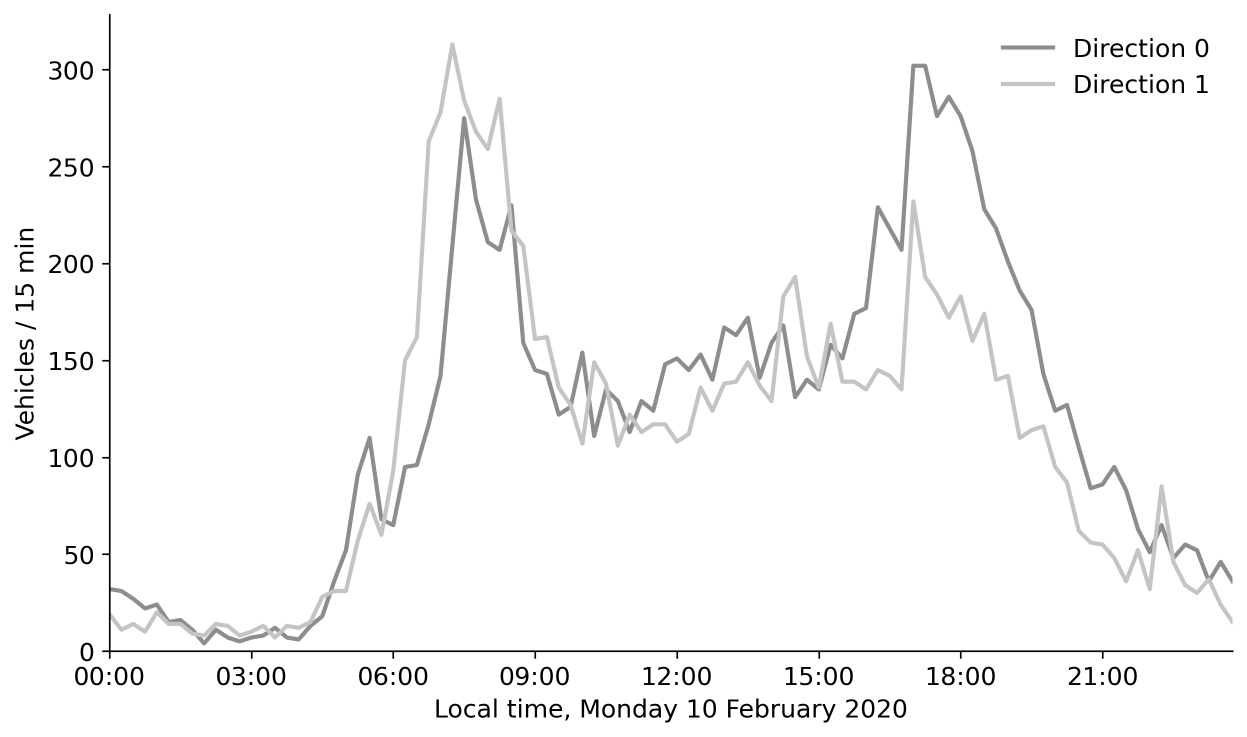
#> input picture tex/images/1d_coil_profile.png, 2494 x 1474 px, found by its file name (shown at 1/2 size)
$ python compose_figures.py
#> lines starting #> are read from the running program, lines starting #| are printed output that depends on the picture
#!/usr/bin/env python3
"""Assemble the multi-panel manuscript figures from the single panels in article/tex/images.

Each row is scaled to a common height and the composite is resized to WIDTH pixels,
which is about 300 dpi at the text width of the journal template (17.4 cm). Figures
dominated by maps are written as high-quality JPEG to keep the PDF small.
"""
from pathlib import Path

from PIL import Image, ImageDraw, ImageFont

ROOT = Path(__file__).resolve().parents[3]
IMG = ROOT / "article/tex/images"
INC = ROOT / "article/ipynb/figures_incident_risk"
WIDTH = 2400
GAP = 30
FONT = None
for cand in ["/usr/share/fonts/truetype/dejavu/DejaVuSans-Bold.ttf",
             "/usr/share/fonts/truetype/liberation/LiberationSans-Bold.ttf"]:
    if Path(cand).exists():
        FONT = cand
        break


CROP_TOP = {"1c_coils_mapping.png": 0.105}  # drop the title left in the stand-alone panel


def load(p):
    im = Image.open(p).convert("RGB")
    f = CROP_TOP.get(Path(p).name)
    if f:
        im = im.crop((0, round(im.height * f), im.width, im.height))
    pad = round(0.09 * im.height)  # white band that hosts the panel letter
    out = Image.new("RGB", (im.width, im.height + pad), "white")
    out.paste(im, (0, pad))
    return out


def row(images, letters):
    h = min(im.height for im in images)
    scaled = [im.resize((round(im.width * h / im.height), h), Image.LANCZOS) for im in images]
    w = sum(im.width for im in scaled) + GAP * (len(scaled) - 1)
    canvas = Image.new("RGB", (w, h), "white")
    x = 0
    pos = []
    for im in scaled:
        canvas.paste(im, (x, 0))
        pos.append(x)
        x += im.width + GAP
    return canvas, list(zip(pos, letters))


def compose(rows, out, jpeg=False, extra_letters=()):
    built = [row([load(p) for p in r], l) for r, l in rows]
    scaled = []
    for canvas, letters in built:
        f = WIDTH / canvas.width
        scaled.append((canvas.resize((WIDTH, round(canvas.height * f)), Image.LANCZOS),
                       [(round(x * f), l) for x, l in letters]))
    H = sum(c.height for c, _ in scaled) + GAP * (len(scaled) - 1)
    fig = Image.new("RGB", (WIDTH, H), "white")
    draw = ImageDraw.Draw(fig)
    font = ImageFont.truetype(FONT, 64) if FONT else ImageFont.load_default()
    y = 0
    for canvas, letters in scaled:
        fig.paste(canvas, (0, y))
        for x, l in letters:
            if l:
                draw.text((x + 6, y + 4), l, fill="black", font=font)
        y += canvas.height + GAP
    for (fx, fy, l) in extra_letters:
        draw.text((round(fx * WIDTH), round(fy * H)), l, fill="black", font=font)
    if jpeg:
        fig.save(IMG / f"{out}.jpg", quality=90, dpi=(300, 300), optimize=True)
    else:
        fig.save(IMG / f"{out}.png", dpi=(300, 300), optimize=True)
    print(out, fig.size)


def panel_d_with_inset():
    """Coil-282 profile with the location map as an inset (top-left corner)."""
    prof = load(IMG / "1d_coil_profile.png")
#> in load, `out = Image.new("RGB", (im.width, im.height + pad), "white")`: out: PIL image 2494x1607 RGB; every value is 255
    loc = load(IMG / "coil_282_location.png")
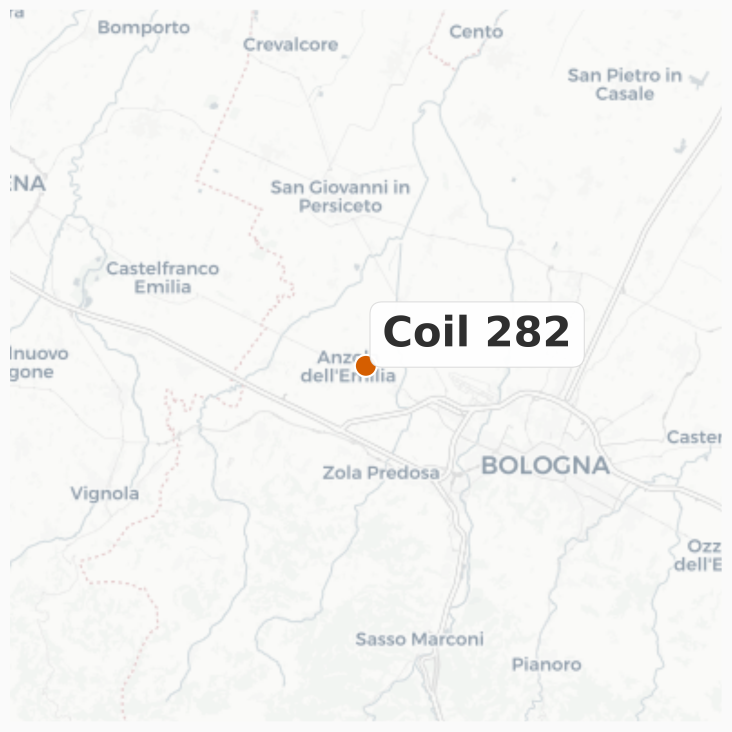
#> input picture tex/images/coil_282_location.png, 2194 x 2194 px, found by its file name (shown at 1/3 size)
#> in load (call 2), `out = Image.new("RGB", (im.width, im.height + pad), "white")`: out: PIL image 2194x2391 RGB; every value is 255
    s = round(prof.height * 0.40)
    loc = loc.resize((s, s), Image.LANCZOS)
    x0, y0 = round(prof.width * 0.13), round(prof.height * 0.04)
    d = ImageDraw.Draw(prof)
    prof.paste(loc, (x0, y0))
    d.rectangle([x0, y0, x0 + s, y0 + s], outline="#888888", width=4)
    out = IMG / "1d_coil_profile_inset.png"
    prof.save(out)
    return out


if __name__ == "__main__":
    compose([((IMG / "1a_map_study_area.png", IMG / "1b_od_demand.png"), "ab"),
             ((IMG / "1c_coils_mapping.png", panel_d_with_inset()), "cd")], "fig1", jpeg=True)
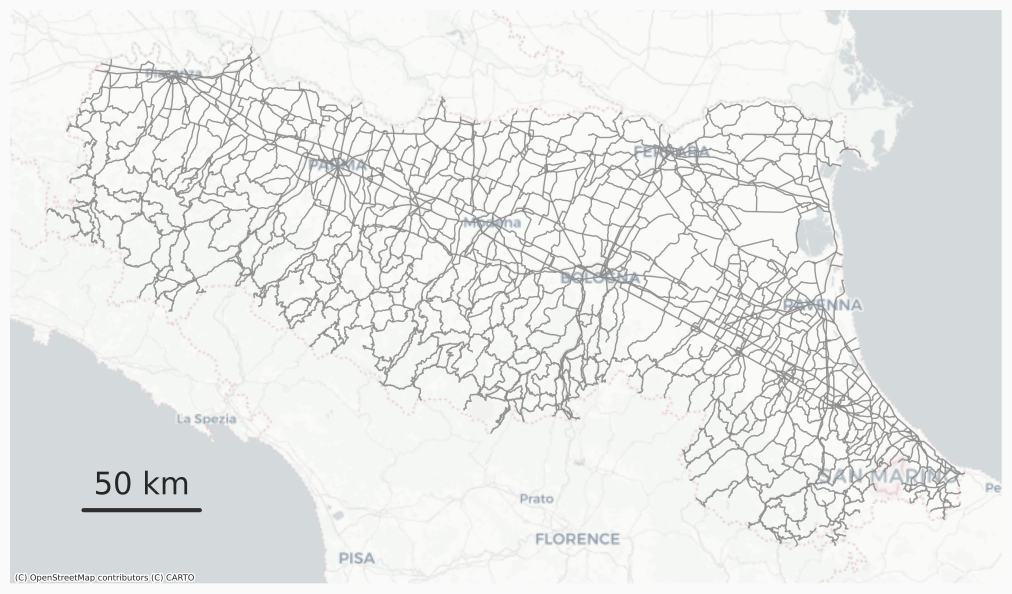
#> input picture tex/images/1a_map_study_area.png, 3034 x 1780 px, found by its file name (shown at 1/3 size)
#> in load (call 3), `out = Image.new("RGB", (im.width, im.height + pad), "white")`: out: PIL image 3034x1940 RGB; every value is 255
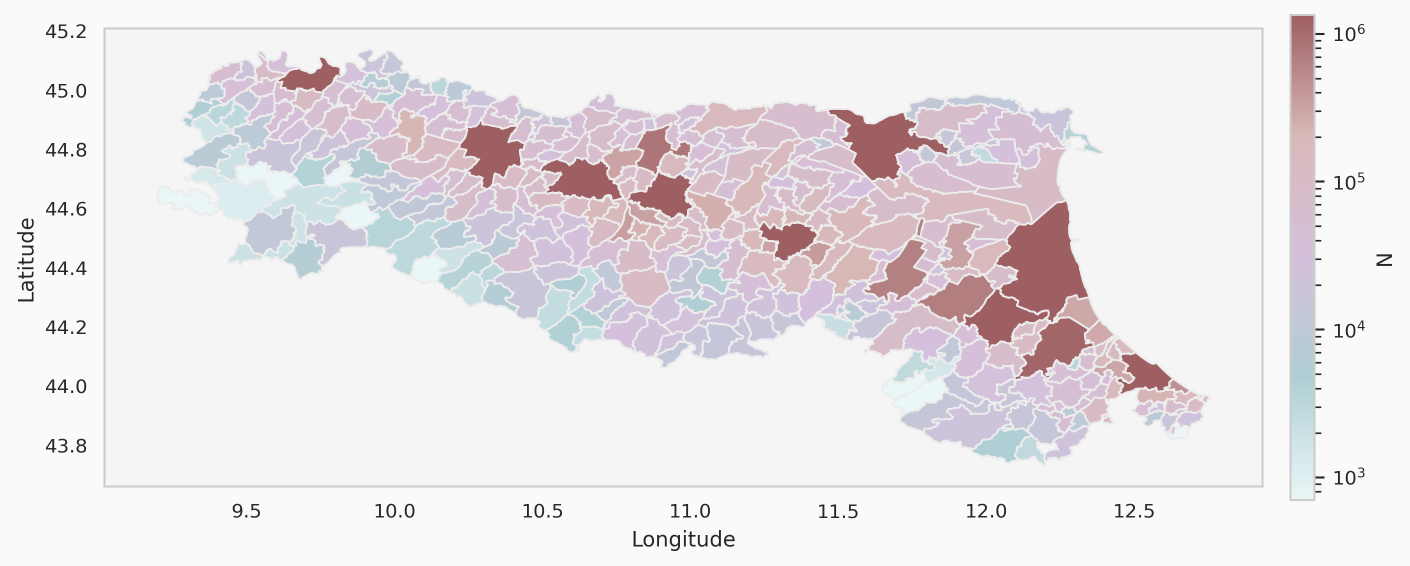
#> input picture tex/images/1b_od_demand.png, 2819 x 1132 px, found by its file name (shown at 1/2 size)
#> in load (call 4), `out = Image.new("RGB", (im.width, im.height + pad), "white")`: out: PIL image 2819x1234 RGB; every value is 255
#> in row, `h = min(im.height for im in images)`: h = 1234
#> in row, `scaled = [im.resize((round(im.width * h / im.height), h), Image.LANCZO..`: scaled = 2 items
#> in row, `w = sum(im.width for im in scaled) + GAP * (len(scaled) - 1)`: w = 4779
#> in row, `canvas = Image.new("RGB", (w, h), "white")`: canvas: PIL image 4779x1234 RGB; every value is 255
#> the loop in row, `for im in scaled:` made 2 passes
#> x on passes 1 to 2: 1960, 4809
#> after the loop in row, `for im in scaled:`:
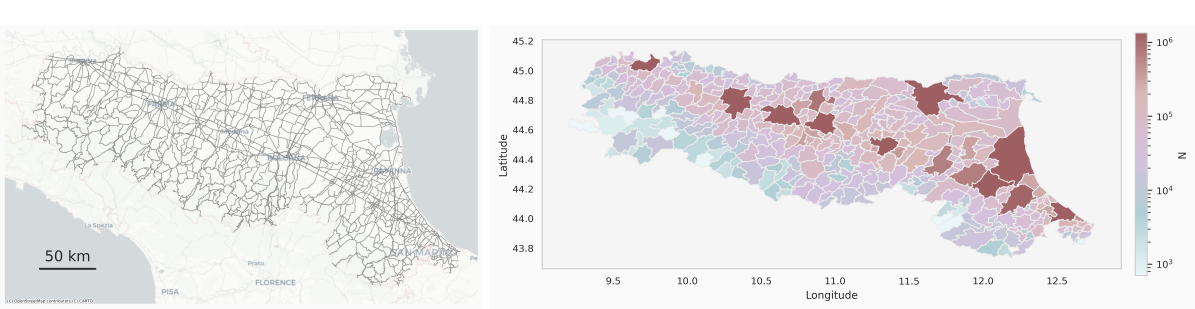
#> canvas: PIL image 4779x1234 RGB (shown at 1/4 size); mean R, G, B 235, 233.1, 234.3
#> after the loop in row, `for im in scaled:`: pos = [0, 1960]; x = 4809
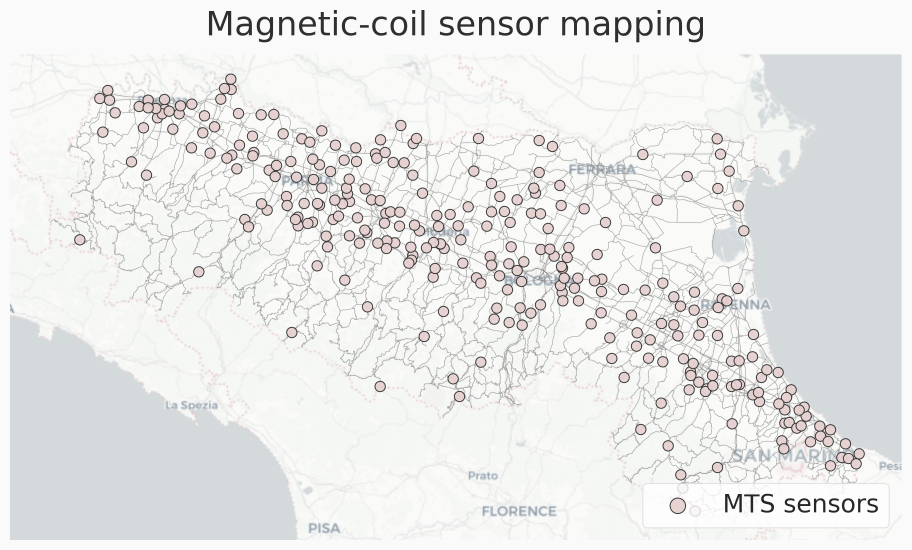
#> input picture tex/images/1c_coils_mapping.png, 2734 x 1650 px, found by its file name (shown at 1/3 size)
#> in load (call 5), `out = Image.new("RGB", (im.width, im.height + pad), "white")`: out: PIL image 2734x1610 RGB; every value is 255
#> in load (call 6), `out = Image.new("RGB", (im.width, im.height + pad), "white")`: out: PIL image 2494x1752 RGB; every value is 255
#> call 2 of row, with letters = 'cd'
#> in row (call 2), `h = min(im.height for im in images)`: h = 1610
#> in row (call 2), `w = sum(im.width for im in scaled) + GAP * (len(scaled) - 1)`: w = 5056
#> in row (call 2), `canvas = Image.new("RGB", (w, h), "white")`: canvas: PIL image 5056x1610 RGB; every value is 255
#> the loop in row (call 2), `for im in scaled:` made 2 passes
#> x on passes 1 to 2: 2764, 5086
#> after the loop in row (call 2), `for im in scaled:`:
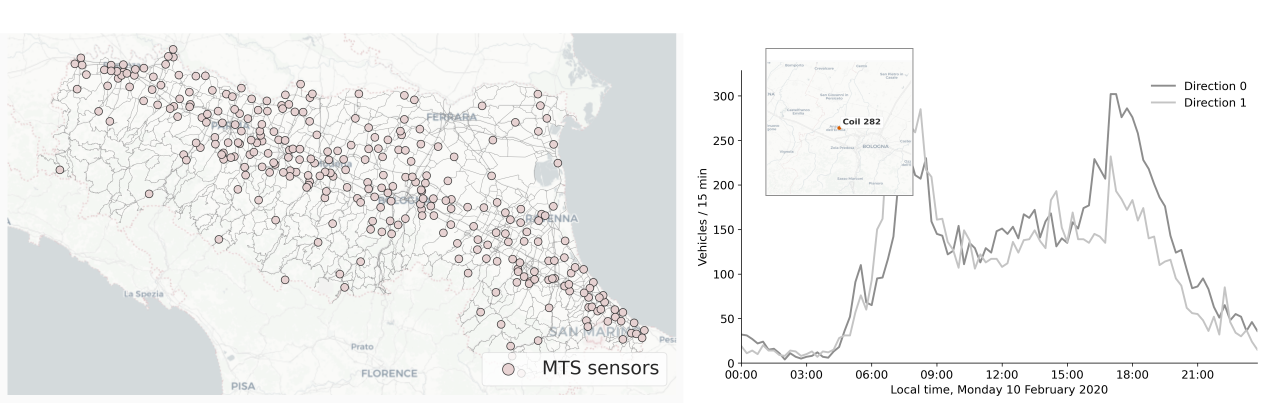
#> canvas: PIL image 5056x1610 RGB (shown at 1/4 size); mean R, G, B 240.7, 241.2, 240.6
#> after the loop in row (call 2), `for im in scaled:`: pos = [0, 2764]; x = 5086
#> in compose, `built = [row([load(p) for p in r], l) for r, l in rows]`: built = 2 items
#> the loop in compose, `for canvas, letters in built:` made 2 passes
#> (letters, f) on passes 1 to 2: ([(0, 'a'), (1960, 'b')], 0.502), ([(0, 'c'), (2764, 'd')], 0.475)
#> in compose, `H = sum(c.height for c, _ in scaled) + GAP * (len(scaled) - 1)`: H = 1414
#> in compose, `fig = Image.new("RGB", (WIDTH, H), "white")`: fig: PIL image 2400x1414 RGB; every value is 255
#> the loop in compose, `for canvas, letters in scaled:` made 2 passes
#> (letters, y) on passes 1 to 2: ([(0, 'a'), (984, 'b')], 650), ([(0, 'c'), (1312, 'd')], 1444)
#> after the loop in compose, `for canvas, letters in scaled:`:
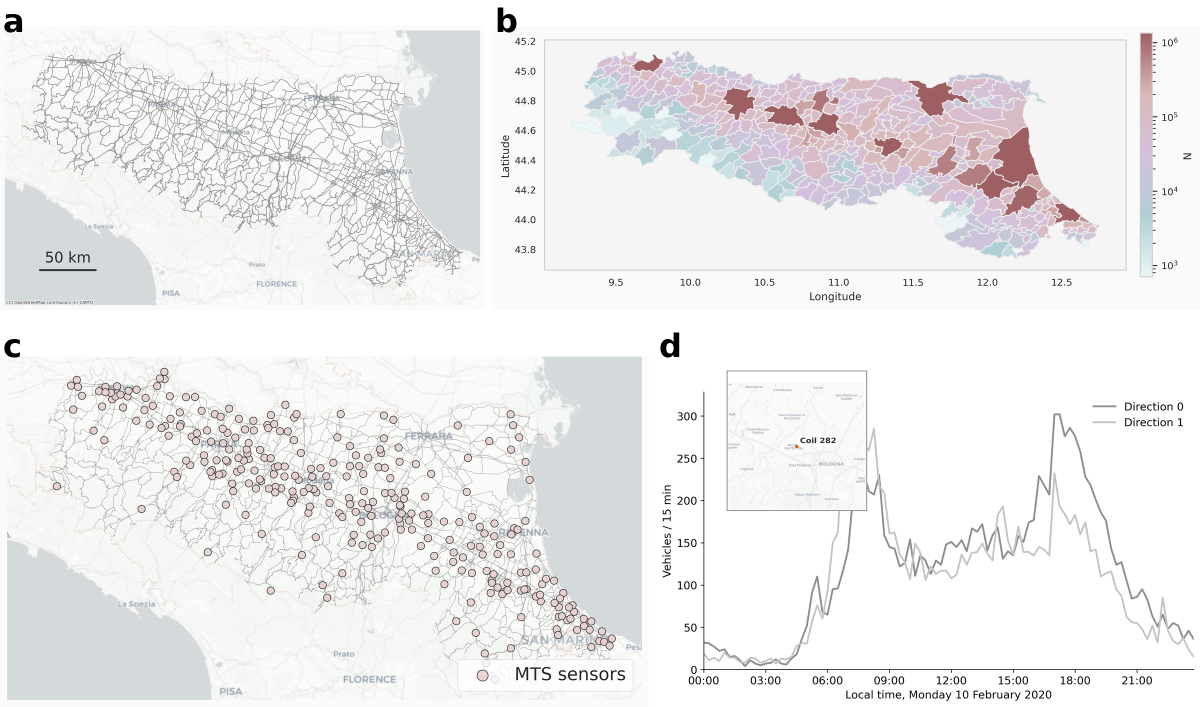
#> fig: PIL image 2400x1414 RGB (shown at 1/2 size); mean R, G, B 238.1, 237.6, 237.8
#> after the loop in compose, `for canvas, letters in scaled:`: y = 1444
#| fig1 (2400, 1414)
    compose([((IMG / "4_poly_flow.png", IMG / "5_simulated_daily_flux_map.png"), "ab")], "fig3", jpeg=True)
#> (the run stopped early here; a loop or call above may not have finished)
